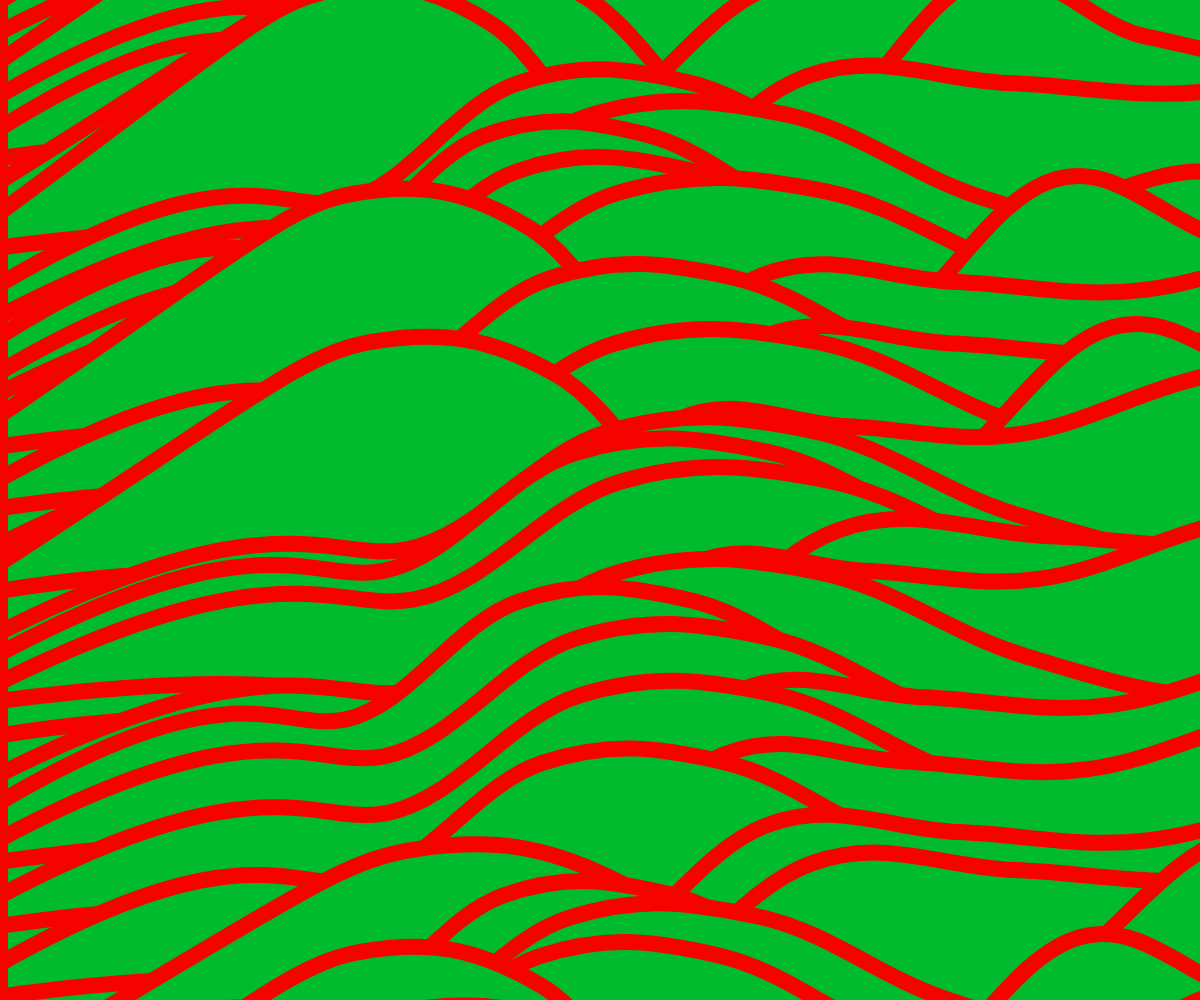
Frame 1 (no input)
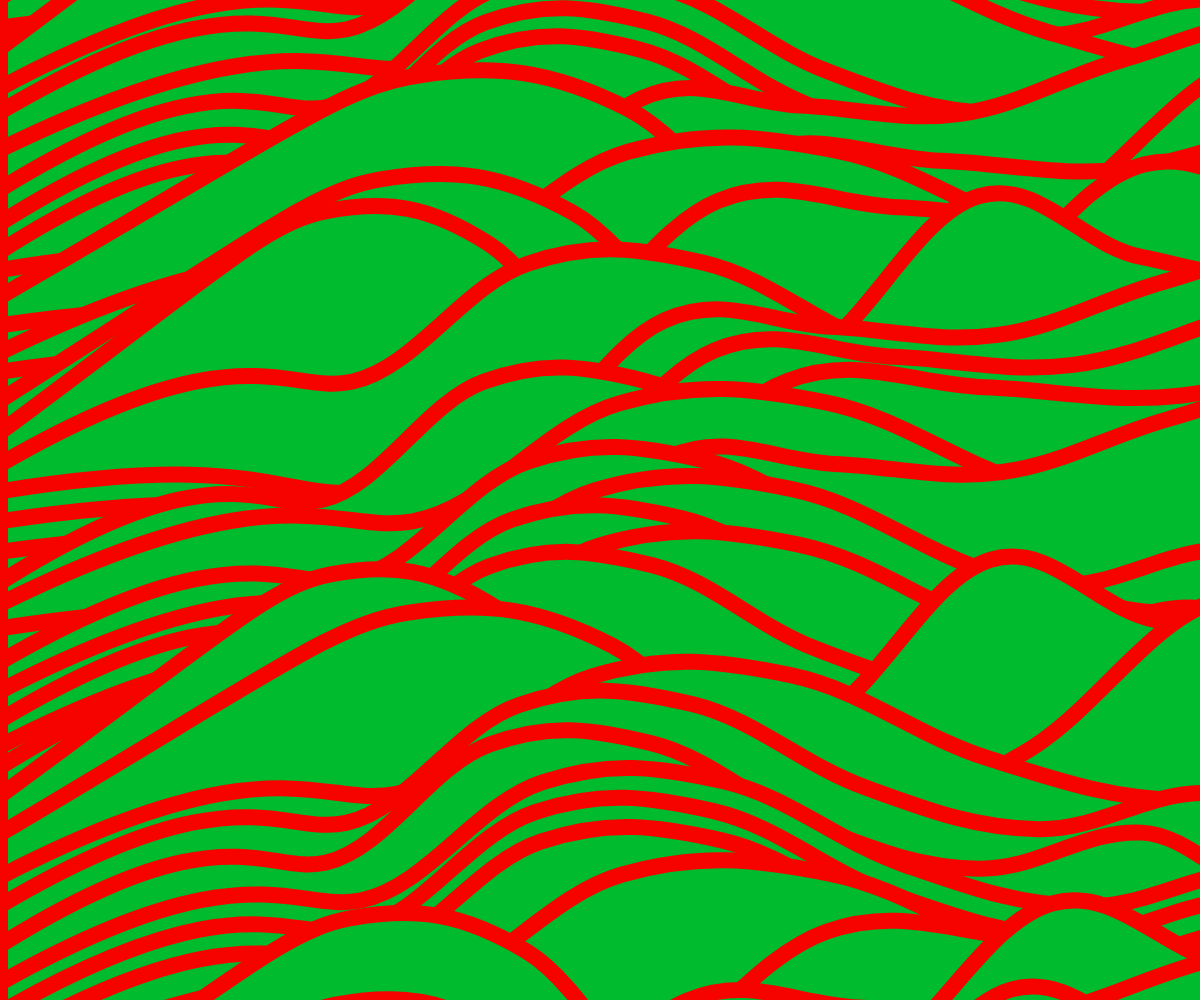
Frame 2 (the mouse pressed at the canvas centre, redrawn once)

The p5.js sketch that drew these frames (run headless with seeded random() and noise() and a simulated clock; the mouse was pressed at the canvas centre and the sketch redrawn once):

// p5.js sketch
// ── sketch.js
var yValues;
var xSpacing;
var segments;

function setup(){

  createCanvas(windowWidth, windowHeight);
  background(0,187,45);

  segments = 8;
  xSpacing = width/segments;
  yValues = new Array(segments+2);

}


function draw(){

for(var y = -500; y <= height+500; y+=random(20,40)){
    calcLinePerlin();
    renderLine(y,
            //stroke
            246,3,0, 255,
            //fill
            0,187,45, 255);
          }

    noLoop();

}




//generates y-values using Perlin noise
function calcLinePerlin() {
  //after some trial and error, I found a few seeds that looked nice and purty
  noiseSeed(random([2,2,2,2,12,12,22]));
  for (var i = 0; i < yValues.length; i++) {
    this.noiseVal = noise(i);
    yValues[i] = map(this.noiseVal, 0, 1, 0,-700);
  }
}

function renderLine(_Y, _Rstroke, _Gstroke, _Bstroke, _strokeAlpha, _Rfill, _Gfill, _Bfill, _fillAlpha){

  this.yStart = _Y;

  this.rStroke = _Rstroke;
  this.gStroke = _Gstroke;
  this.bStroke = _Bstroke;
  this.aStroke = _strokeAlpha;

  this.rFill = _Rfill;
  this.gFill = _Gfill;
  this.bFill = _Bfill;
  this.aFill = _fillAlpha;

  this.jitter = random(10,60);

  beginShape();
  strokeWeight(16);
  for (var x = -1; x < yValues.length; x++) {
    stroke(this.rStroke, this.gStroke, this.bStroke, this.aStroke);
    fill(this.rFill, this.gFill, this.bFill, this.aFill);
    curveVertex(x*(xSpacing+this.jitter), yValues[x] + this.yStart);
  }

  curveTightness(-0.1)
  vertex(width+xSpacing,height*2);
  vertex(0, height*2);
  vertex(0-(width/2), height/2);
  endShape(CLOSE);

}
